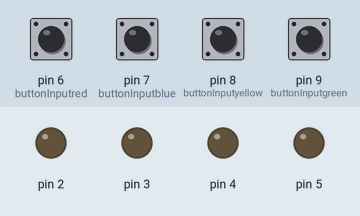
The sketch below on a simulated Arduino Uno, built with avr-gcc and run on an emulated ATmega328P. Shown: output pins drawn as LEDs (lit = HIGH). Inputs (shaded band) come from the test bench; at power-on: pin 6 (buttonInputred), pin 7 (buttonInputblue), pin 8 (buttonInputyellow), pin 9 (buttonInputgreen) HIGH.

Above: at 1.2 s.
1.3 s: pin 6 (buttonInputred) pulled LOW for 0.15 s
At 1.37 s:
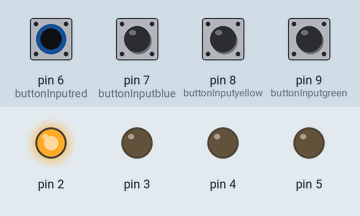
2.9 s: pin 7 (buttonInputblue) pulled LOW for 0.15 s
At 2.97 s:
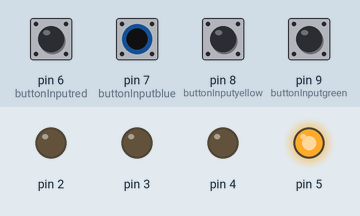
4.5 s: pin 8 (buttonInputyellow) pulled LOW for 0.15 s
At 4.57 s:
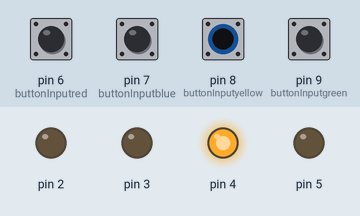
6.1 s: pin 9 (buttonInputgreen) pulled LOW for 0.15 s
At 6.17 s:
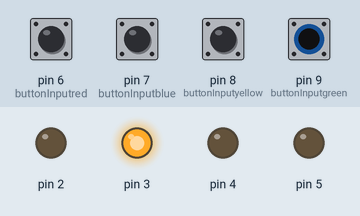
7.7 s: pin 6 (buttonInputred) driven LOW and pin 7 (buttonInputblue) driven LOW
At 8.3 s:
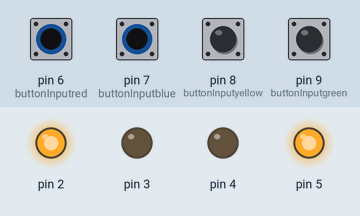
9.2 s: pin 8 (buttonInputyellow) pulled LOW for 1 s
At 10.0 s:
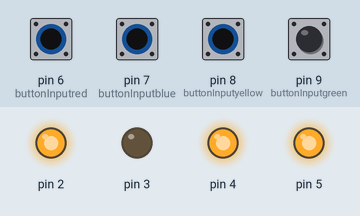
Timing chart, 0 to 12.2 s (numbered marks = the images above; inputs shaded):
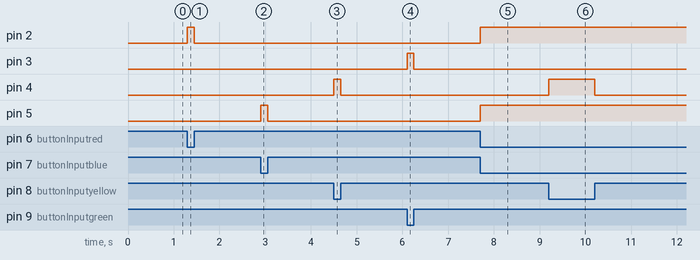

Measured:
- after the input at 1.3 s, pin 2: LOW → HIGH at once, → LOW 0.15 s later
- after the input at 2.9 s, pin 5: LOW → HIGH at once, → LOW 0.15 s later
- after the input at 4.5 s, pin 4: LOW → HIGH at once, → LOW 0.15 s later
- after the input at 6.1 s, pin 3: LOW → HIGH at once, → LOW 0.15 s later
- after the input at 7.7 s, pin 2, pin 5: LOW → HIGH at once
- after the input at 9.2 s, pin 4: LOW → HIGH at once, → LOW 1.0 s later

The sketch:

_4button4.ino
```cpp
/*
 * 4button
 * Four buttons independently control four LED's
 */

int buttonInputred = 6;
int buttonInputblue = 7;
int buttonInputyellow = 8;
int buttonInputgreen = 9;
int buttonStatered;
int buttonStateblue;
int buttonStateyellow;
int buttonStategreen;
// the setup function runs once when you press reset or power the board
void setup() {
  // initialize digital pin 13 as an output.
  pinMode(2, OUTPUT);
  pinMode(3, OUTPUT);
  pinMode(4, OUTPUT);
  pinMode(5, OUTPUT);
  pinMode(buttonInputred, INPUT);
  pinMode(buttonInputblue, INPUT);
  pinMode(buttonInputyellow, INPUT);
  pinMode(buttonInputgreen, INPUT);
  digitalWrite(buttonInputred, HIGH);
  digitalWrite(buttonInputblue, HIGH);
    digitalWrite(buttonInputyellow, HIGH);
      digitalWrite(buttonInputgreen, HIGH);
}

// the loop function runs over and over again forever
void loop() {
 buttonStatered = digitalRead(buttonInputred);
     buttonStateblue = digitalRead(buttonInputblue);
      buttonStateyellow = digitalRead(buttonInputyellow);
       buttonStategreen = digitalRead(buttonInputgreen);

    if (buttonStatered == HIGH) {
        digitalWrite(2, LOW);
    } else {
        digitalWrite(2, HIGH);
}
     if (buttonStateblue == HIGH) {
        digitalWrite(5, LOW);
    } else {
        digitalWrite(5, HIGH);
    }

     if (buttonStateyellow == HIGH) {
        digitalWrite(4, LOW);
    } else {
        digitalWrite(4, HIGH);
    }

     if (buttonStategreen == HIGH) {
        digitalWrite(3, LOW);
    } else {
        digitalWrite(3, HIGH);
    }
}
```
